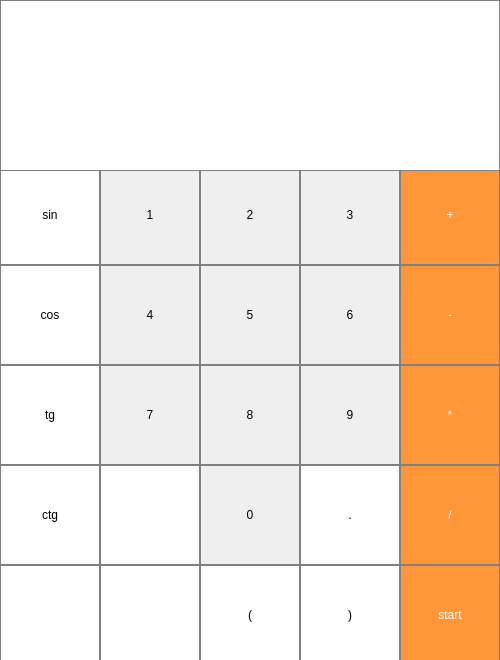
<?xml version="1.0" encoding="UTF-8"?>
<ui version="4.0">
 <class>calculator</class>
 <widget class="QDialog" name="calculator">
  <property name="geometry">
   <rect>
    <x>0</x>
    <y>0</y>
    <width>500</width>
    <height>660</height>
   </rect>
  </property>
  <property name="minimumSize">
   <size>
    <width>500</width>
    <height>660</height>
   </size>
  </property>
  <property name="maximumSize">
   <size>
    <width>500</width>
    <height>660</height>
   </size>
  </property>
  <property name="windowTitle">
   <string>Function input window</string>
  </property>
  <property name="windowIcon">
   <iconset resource="resources.qrc">
    <normaloff>:/img/picture/logo.jpg</normaloff>:/img/picture/logo.jpg</iconset>
  </property>
  <widget class="QLabel" name="output_icon">
   <property name="geometry">
    <rect>
     <x>0</x>
     <y>0</y>
     <width>500</width>
     <height>171</height>
    </rect>
   </property>
   <property name="minimumSize">
    <size>
     <width>500</width>
     <height>150</height>
    </size>
   </property>
   <property name="styleSheet">
    <string notr="true">QLabel {
	font: 28pt &quot;MS Shell Dlg 2&quot;;
  qproperty-alignment: 'AlignVCenter | AlignRight';
  border: 1px solid gray;
background-color : white;
}

</string>
   </property>
   <property name="text">
    <string/>
   </property>
  </widget>
  <widget class="QWidget" name="layoutWidget">
   <property name="geometry">
    <rect>
     <x>0</x>
     <y>165</y>
     <width>502</width>
     <height>502</height>
    </rect>
   </property>
   <layout class="QGridLayout" name="gridLayout">
    <property name="spacing">
     <number>0</number>
    </property>
    <item row="3" column="0">
     <widget class="QPushButton" name="ctg">
      <property name="minimumSize">
       <size>
        <width>100</width>
        <height>100</height>
       </size>
      </property>
      <property name="maximumSize">
       <size>
        <width>100</width>
        <height>100</height>
       </size>
      </property>
      <property name="styleSheet">
       <string notr="true">QPushButton {
	background-color: qlineargradient(spread:pad, x1:0, y1:0, x2:1, y2:1, stop:0 rgba(255, 255, 255, 255), stop:1 rgba(255, 255, 255, 255));
	font: 30pt &quot;MS Shell Dlg 2&quot;;
   border: 1px solid gray;
}
QPushButton:pressed {
    background-color: qlineargradient(x1: 0, y1: 0, x2: 0, y2: 1,
                                      stop: 0 #dadbde, stop: 1 #f6f7fa);
}</string>
      </property>
      <property name="text">
       <string>ctg</string>
      </property>
      <property name="iconSize">
       <size>
        <width>100</width>
        <height>100</height>
       </size>
      </property>
     </widget>
    </item>
    <item row="1" column="7">
     <widget class="QPushButton" name="minus">
      <property name="minimumSize">
       <size>
        <width>100</width>
        <height>100</height>
       </size>
      </property>
      <property name="maximumSize">
       <size>
        <width>100</width>
        <height>100</height>
       </size>
      </property>
      <property name="styleSheet">
       <string notr="true">QPushButton {
  background-color: rgb(255, 151, 57);
  color: white; 
font: 35pt &quot;MS Shell Dlg 2&quot;;
  border: 1px solid gray;
}

QPushButton:pressed {
    background-color: qlineargradient(x1: 0, y1: 0, x2: 0, y2: 1,
                                      stop: 0 #FF7832, stop: 1 #FF9739);
}
</string>
      </property>
      <property name="text">
       <string>-</string>
      </property>
      <property name="iconSize">
       <size>
        <width>100</width>
        <height>100</height>
       </size>
      </property>
     </widget>
    </item>
    <item row="4" column="0">
     <widget class="QPushButton" name="Pi">
      <property name="minimumSize">
       <size>
        <width>100</width>
        <height>100</height>
       </size>
      </property>
      <property name="maximumSize">
       <size>
        <width>100</width>
        <height>100</height>
       </size>
      </property>
      <property name="styleSheet">
       <string>QPushButton {
	background-color: qlineargradient(spread:pad, x1:0, y1:0, x2:1, y2:1, stop:0 rgba(255, 255, 255, 255), stop:1 rgba(255, 255, 255, 255));
	font: 30pt &quot;MS Shell Dlg 2&quot;;
   border: 1px solid gray;
}
QPushButton:pressed {
    background-color: qlineargradient(x1: 0, y1: 0, x2: 0, y2: 1,
                                      stop: 0 #dadbde, stop: 1 #f6f7fa);
}</string>
      </property>
      <property name="text">
       <string/>
      </property>
      <property name="icon">
       <iconset resource="resources.qrc">
        <normaloff>:/for_calculator/picture2/pi_button.png</normaloff>:/for_calculator/picture2/pi_button.png</iconset>
      </property>
      <property name="iconSize">
       <size>
        <width>90</width>
        <height>100</height>
       </size>
      </property>
     </widget>
    </item>
    <item row="4" column="5">
     <widget class="QPushButton" name="hook_open">
      <property name="minimumSize">
       <size>
        <width>100</width>
        <height>100</height>
       </size>
      </property>
      <property name="maximumSize">
       <size>
        <width>100</width>
        <height>100</height>
       </size>
      </property>
      <property name="styleSheet">
       <string notr="true">QPushButton {
	background-color: qlineargradient(spread:pad, x1:0, y1:0, x2:1, y2:1, stop:0 rgba(255, 255, 255, 255), stop:1 rgba(255, 255, 255, 255));
	font: 30pt &quot;MS Shell Dlg 2&quot;;
   border: 1px solid gray;
}
QPushButton:pressed {
    background-color: qlineargradient(x1: 0, y1: 0, x2: 0, y2: 1,
                                      stop: 0 #dadbde, stop: 1 #f6f7fa);
}</string>
      </property>
      <property name="text">
       <string>(</string>
      </property>
      <property name="iconSize">
       <size>
        <width>100</width>
        <height>100</height>
       </size>
      </property>
     </widget>
    </item>
    <item row="3" column="7">
     <widget class="QPushButton" name="divide">
      <property name="minimumSize">
       <size>
        <width>100</width>
        <height>100</height>
       </size>
      </property>
      <property name="maximumSize">
       <size>
        <width>100</width>
        <height>100</height>
       </size>
      </property>
      <property name="styleSheet">
       <string notr="true">QPushButton {
  background-color: rgb(255, 151, 57);
  color: white; 
font: 35pt &quot;MS Shell Dlg 2&quot;;
  border: 1px solid gray;
}

QPushButton:pressed {
    background-color: qlineargradient(x1: 0, y1: 0, x2: 0, y2: 1,
                                      stop: 0 #FF7832, stop: 1 #FF9739);
}
</string>
      </property>
      <property name="text">
       <string>/</string>
      </property>
      <property name="iconSize">
       <size>
        <width>100</width>
        <height>100</height>
       </size>
      </property>
     </widget>
    </item>
    <item row="0" column="7">
     <widget class="QPushButton" name="plus">
      <property name="minimumSize">
       <size>
        <width>100</width>
        <height>100</height>
       </size>
      </property>
      <property name="maximumSize">
       <size>
        <width>100</width>
        <height>100</height>
       </size>
      </property>
      <property name="styleSheet">
       <string notr="true">QPushButton {
  background-color: rgb(255, 151, 57);
  color: white; 
font: 35pt &quot;MS Shell Dlg 2&quot;;
  border: 1px solid gray;
}

QPushButton:pressed {
    background-color: qlineargradient(x1: 0, y1: 0, x2: 0, y2: 1,
                                      stop: 0 #FF7832, stop: 1 #FF9739);
}
</string>
      </property>
      <property name="text">
       <string>+</string>
      </property>
      <property name="iconSize">
       <size>
        <width>100</width>
        <height>100</height>
       </size>
      </property>
     </widget>
    </item>
    <item row="2" column="3">
     <widget class="QPushButton" name="number_7">
      <property name="minimumSize">
       <size>
        <width>100</width>
        <height>100</height>
       </size>
      </property>
      <property name="maximumSize">
       <size>
        <width>100</width>
        <height>100</height>
       </size>
      </property>
      <property name="styleSheet">
       <string notr="true">QPushButton {
	font: 35pt &quot;MS Shell Dlg 2&quot;;
   border: 1px solid gray;

}
QPushButton:pressed {
    background-color: qlineargradient(x1: 0, y1: 0, x2: 0, y2: 1,
                                      stop: 0 #dadbde, stop: 1 #f6f7fa);
}</string>
      </property>
      <property name="text">
       <string>7</string>
      </property>
      <property name="iconSize">
       <size>
        <width>100</width>
        <height>100</height>
       </size>
      </property>
     </widget>
    </item>
    <item row="3" column="3">
     <widget class="QPushButton" name="angle">
      <property name="minimumSize">
       <size>
        <width>100</width>
        <height>100</height>
       </size>
      </property>
      <property name="maximumSize">
       <size>
        <width>100</width>
        <height>100</height>
       </size>
      </property>
      <property name="styleSheet">
       <string>QPushButton {
	background-color: qlineargradient(spread:pad, x1:0, y1:0, x2:1, y2:1, stop:0 rgba(255, 255, 255, 255), stop:1 rgba(255, 255, 255, 255));
	font: 30pt &quot;MS Shell Dlg 2&quot;;
   border: 1px solid gray;
}
QPushButton:pressed {
    background-color: qlineargradient(x1: 0, y1: 0, x2: 0, y2: 1,
                                      stop: 0 #dadbde, stop: 1 #f6f7fa);
}</string>
      </property>
      <property name="text">
       <string/>
      </property>
      <property name="icon">
       <iconset resource="resources.qrc">
        <normaloff>:/for_calculator/picture2/alpha_button.png</normaloff>:/for_calculator/picture2/alpha_button.png</iconset>
      </property>
      <property name="iconSize">
       <size>
        <width>90</width>
        <height>90</height>
       </size>
      </property>
     </widget>
    </item>
    <item row="3" column="5">
     <widget class="QPushButton" name="number_0">
      <property name="minimumSize">
       <size>
        <width>100</width>
        <height>100</height>
       </size>
      </property>
      <property name="maximumSize">
       <size>
        <width>100</width>
        <height>100</height>
       </size>
      </property>
      <property name="styleSheet">
       <string notr="true">QPushButton {
	font: 35pt &quot;MS Shell Dlg 2&quot;;
   border: 1px solid gray;

}
QPushButton:pressed {
    background-color: qlineargradient(x1: 0, y1: 0, x2: 0, y2: 1,
                                      stop: 0 #dadbde, stop: 1 #f6f7fa);
}</string>
      </property>
      <property name="text">
       <string>0</string>
      </property>
      <property name="iconSize">
       <size>
        <width>100</width>
        <height>100</height>
       </size>
      </property>
     </widget>
    </item>
    <item row="2" column="0">
     <widget class="QPushButton" name="tg">
      <property name="minimumSize">
       <size>
        <width>100</width>
        <height>100</height>
       </size>
      </property>
      <property name="maximumSize">
       <size>
        <width>100</width>
        <height>100</height>
       </size>
      </property>
      <property name="styleSheet">
       <string notr="true">QPushButton {
	background-color: qlineargradient(spread:pad, x1:0, y1:0, x2:1, y2:1, stop:0 rgba(255, 255, 255, 255), stop:1 rgba(255, 255, 255, 255));
	font: 30pt &quot;MS Shell Dlg 2&quot;;
   border: 1px solid gray;
}
QPushButton:pressed {
    background-color: qlineargradient(x1: 0, y1: 0, x2: 0, y2: 1,
                                      stop: 0 #dadbde, stop: 1 #f6f7fa);
}</string>
      </property>
      <property name="text">
       <string>tg</string>
      </property>
      <property name="iconSize">
       <size>
        <width>100</width>
        <height>100</height>
       </size>
      </property>
     </widget>
    </item>
    <item row="2" column="5">
     <widget class="QPushButton" name="number_8">
      <property name="minimumSize">
       <size>
        <width>100</width>
        <height>100</height>
       </size>
      </property>
      <property name="maximumSize">
       <size>
        <width>100</width>
        <height>100</height>
       </size>
      </property>
      <property name="styleSheet">
       <string notr="true">QPushButton {
	font: 35pt &quot;MS Shell Dlg 2&quot;;
   border: 1px solid gray;

}
QPushButton:pressed {
    background-color: qlineargradient(x1: 0, y1: 0, x2: 0, y2: 1,
                                      stop: 0 #dadbde, stop: 1 #f6f7fa);
}</string>
      </property>
      <property name="text">
       <string>8</string>
      </property>
      <property name="iconSize">
       <size>
        <width>100</width>
        <height>100</height>
       </size>
      </property>
     </widget>
    </item>
    <item row="0" column="0">
     <widget class="QPushButton" name="sin">
      <property name="minimumSize">
       <size>
        <width>100</width>
        <height>100</height>
       </size>
      </property>
      <property name="maximumSize">
       <size>
        <width>100</width>
        <height>100</height>
       </size>
      </property>
      <property name="styleSheet">
       <string notr="true">QPushButton {
	background-color: qlineargradient(spread:pad, x1:0, y1:0, x2:1, y2:1, stop:0 rgba(255, 255, 255, 255), stop:1 rgba(255, 255, 255, 255));
	font: 30pt &quot;MS Shell Dlg 2&quot;;
   border: 1px solid gray;
}
QPushButton:pressed {
    background-color: qlineargradient(x1: 0, y1: 0, x2: 0, y2: 1,
                                      stop: 0 #dadbde, stop: 1 #f6f7fa);
}</string>
      </property>
      <property name="text">
       <string>sin</string>
      </property>
      <property name="iconSize">
       <size>
        <width>100</width>
        <height>100</height>
       </size>
      </property>
     </widget>
    </item>
    <item row="1" column="6">
     <widget class="QPushButton" name="number_6">
      <property name="minimumSize">
       <size>
        <width>100</width>
        <height>100</height>
       </size>
      </property>
      <property name="maximumSize">
       <size>
        <width>100</width>
        <height>100</height>
       </size>
      </property>
      <property name="styleSheet">
       <string notr="true">QPushButton {
	font: 35pt &quot;MS Shell Dlg 2&quot;;
   border: 1px solid gray;

}
QPushButton:pressed {
    background-color: qlineargradient(x1: 0, y1: 0, x2: 0, y2: 1,
                                      stop: 0 #dadbde, stop: 1 #f6f7fa);
}</string>
      </property>
      <property name="text">
       <string>6</string>
      </property>
      <property name="iconSize">
       <size>
        <width>100</width>
        <height>100</height>
       </size>
      </property>
     </widget>
    </item>
    <item row="3" column="6">
     <widget class="QPushButton" name="dot">
      <property name="minimumSize">
       <size>
        <width>100</width>
        <height>100</height>
       </size>
      </property>
      <property name="maximumSize">
       <size>
        <width>100</width>
        <height>100</height>
       </size>
      </property>
      <property name="styleSheet">
       <string notr="true">QPushButton {
	background-color: qlineargradient(spread:pad, x1:0, y1:0, x2:1, y2:1, stop:0 rgba(255, 255, 255, 255), stop:1 rgba(255, 255, 255, 255));
	font: 30pt &quot;MS Shell Dlg 2&quot;;
   border: 1px solid gray;
}
QPushButton:pressed {
    background-color: qlineargradient(x1: 0, y1: 0, x2: 0, y2: 1,
                                      stop: 0 #dadbde, stop: 1 #f6f7fa);
}</string>
      </property>
      <property name="text">
       <string>.</string>
      </property>
      <property name="iconSize">
       <size>
        <width>100</width>
        <height>100</height>
       </size>
      </property>
     </widget>
    </item>
    <item row="0" column="6">
     <widget class="QPushButton" name="number_3">
      <property name="minimumSize">
       <size>
        <width>100</width>
        <height>100</height>
       </size>
      </property>
      <property name="maximumSize">
       <size>
        <width>100</width>
        <height>100</height>
       </size>
      </property>
      <property name="sizeIncrement">
       <size>
        <width>100</width>
        <height>100</height>
       </size>
      </property>
      <property name="styleSheet">
       <string notr="true">QPushButton {
	font: 35pt &quot;MS Shell Dlg 2&quot;;
   border: 1px solid gray;

}
QPushButton:pressed {
    background-color: qlineargradient(x1: 0, y1: 0, x2: 0, y2: 1,
                                      stop: 0 #dadbde, stop: 1 #f6f7fa);
}</string>
      </property>
      <property name="text">
       <string>3</string>
      </property>
      <property name="iconSize">
       <size>
        <width>100</width>
        <height>100</height>
       </size>
      </property>
     </widget>
    </item>
    <item row="2" column="6">
     <widget class="QPushButton" name="number_9">
      <property name="minimumSize">
       <size>
        <width>100</width>
        <height>100</height>
       </size>
      </property>
      <property name="maximumSize">
       <size>
        <width>100</width>
        <height>100</height>
       </size>
      </property>
      <property name="styleSheet">
       <string notr="true">QPushButton {
	font: 35pt &quot;MS Shell Dlg 2&quot;;
   border: 1px solid gray;

}
QPushButton:pressed {
    background-color: qlineargradient(x1: 0, y1: 0, x2: 0, y2: 1,
                                      stop: 0 #dadbde, stop: 1 #f6f7fa);
}</string>
      </property>
      <property name="text">
       <string>9</string>
      </property>
      <property name="iconSize">
       <size>
        <width>100</width>
        <height>100</height>
       </size>
      </property>
     </widget>
    </item>
    <item row="1" column="3">
     <widget class="QPushButton" name="number_4">
      <property name="minimumSize">
       <size>
        <width>100</width>
        <height>100</height>
       </size>
      </property>
      <property name="maximumSize">
       <size>
        <width>100</width>
        <height>100</height>
       </size>
      </property>
      <property name="styleSheet">
       <string notr="true">QPushButton {
	font: 35pt &quot;MS Shell Dlg 2&quot;;
   border: 1px solid gray;

}
QPushButton:pressed {
    background-color: qlineargradient(x1: 0, y1: 0, x2: 0, y2: 1,
                                      stop: 0 #dadbde, stop: 1 #f6f7fa);
}</string>
      </property>
      <property name="text">
       <string>4</string>
      </property>
      <property name="iconSize">
       <size>
        <width>100</width>
        <height>100</height>
       </size>
      </property>
     </widget>
    </item>
    <item row="2" column="7">
     <widget class="QPushButton" name="multiply">
      <property name="minimumSize">
       <size>
        <width>100</width>
        <height>100</height>
       </size>
      </property>
      <property name="maximumSize">
       <size>
        <width>100</width>
        <height>100</height>
       </size>
      </property>
      <property name="styleSheet">
       <string notr="true">QPushButton {
  background-color: rgb(255, 151, 57);
  color: white; 
font: 35pt &quot;MS Shell Dlg 2&quot;;
  border: 1px solid gray;
}

QPushButton:pressed {
    background-color: qlineargradient(x1: 0, y1: 0, x2: 0, y2: 1,
                                      stop: 0 #FF7832, stop: 1 #FF9739);
}
</string>
      </property>
      <property name="text">
       <string>*</string>
      </property>
      <property name="iconSize">
       <size>
        <width>100</width>
        <height>100</height>
       </size>
      </property>
     </widget>
    </item>
    <item row="1" column="5">
     <widget class="QPushButton" name="number_5">
      <property name="minimumSize">
       <size>
        <width>100</width>
        <height>100</height>
       </size>
      </property>
      <property name="maximumSize">
       <size>
        <width>100</width>
        <height>100</height>
       </size>
      </property>
      <property name="sizeIncrement">
       <size>
        <width>100</width>
        <height>100</height>
       </size>
      </property>
      <property name="styleSheet">
       <string notr="true">QPushButton {
	font: 35pt &quot;MS Shell Dlg 2&quot;;
   border: 1px solid gray;

}
QPushButton:pressed {
    background-color: qlineargradient(x1: 0, y1: 0, x2: 0, y2: 1,
                                      stop: 0 #dadbde, stop: 1 #f6f7fa);
}</string>
      </property>
      <property name="text">
       <string>5</string>
      </property>
      <property name="iconSize">
       <size>
        <width>100</width>
        <height>100</height>
       </size>
      </property>
     </widget>
    </item>
    <item row="4" column="7">
     <widget class="QPushButton" name="start">
      <property name="minimumSize">
       <size>
        <width>100</width>
        <height>100</height>
       </size>
      </property>
      <property name="maximumSize">
       <size>
        <width>100</width>
        <height>100</height>
       </size>
      </property>
      <property name="styleSheet">
       <string notr="true">QPushButton {
	font: 24pt &quot;MS Shell Dlg 2&quot;;
  background-color: rgb(255, 151, 57);
  color: white; 
  border: 1px solid gray;
}

QPushButton:pressed {
    background-color: qlineargradient(x1: 0, y1: 0, x2: 0, y2: 1,
                                      stop: 0 #FF7832, stop: 1 #FF9739);
}</string>
      </property>
      <property name="text">
       <string>start</string>
      </property>
      <property name="iconSize">
       <size>
        <width>100</width>
        <height>100</height>
       </size>
      </property>
     </widget>
    </item>
    <item row="0" column="5">
     <widget class="QPushButton" name="number_2">
      <property name="minimumSize">
       <size>
        <width>100</width>
        <height>100</height>
       </size>
      </property>
      <property name="sizeIncrement">
       <size>
        <width>100</width>
        <height>100</height>
       </size>
      </property>
      <property name="styleSheet">
       <string notr="true">QPushButton {
	font: 35pt &quot;MS Shell Dlg 2&quot;;
   border: 1px solid gray;

}
QPushButton:pressed {
    background-color: qlineargradient(x1: 0, y1: 0, x2: 0, y2: 1,
                                      stop: 0 #dadbde, stop: 1 #f6f7fa);
}</string>
      </property>
      <property name="text">
       <string>2</string>
      </property>
      <property name="iconSize">
       <size>
        <width>100</width>
        <height>100</height>
       </size>
      </property>
     </widget>
    </item>
    <item row="4" column="3">
     <widget class="QPushButton" name="exp">
      <property name="minimumSize">
       <size>
        <width>100</width>
        <height>100</height>
       </size>
      </property>
      <property name="maximumSize">
       <size>
        <width>100</width>
        <height>100</height>
       </size>
      </property>
      <property name="styleSheet">
       <string>QPushButton {
	background-color: qlineargradient(spread:pad, x1:0, y1:0, x2:1, y2:1, stop:0 rgba(255, 255, 255, 255), stop:1 rgba(255, 255, 255, 255));
	font: 30pt &quot;MS Shell Dlg 2&quot;;
   border: 1px solid gray;
}
QPushButton:pressed {
    background-color: qlineargradient(x1: 0, y1: 0, x2: 0, y2: 1,
                                      stop: 0 #dadbde, stop: 1 #f6f7fa);
}</string>
      </property>
      <property name="text">
       <string/>
      </property>
      <property name="icon">
       <iconset resource="resources.qrc">
        <normaloff>:/for_calculator/picture2/e.png</normaloff>:/for_calculator/picture2/e.png</iconset>
      </property>
      <property name="iconSize">
       <size>
        <width>90</width>
        <height>90</height>
       </size>
      </property>
     </widget>
    </item>
    <item row="0" column="3">
     <widget class="QPushButton" name="number_1">
      <property name="minimumSize">
       <size>
        <width>100</width>
        <height>100</height>
       </size>
      </property>
      <property name="maximumSize">
       <size>
        <width>100</width>
        <height>100</height>
       </size>
      </property>
      <property name="styleSheet">
       <string notr="true">QPushButton {
	font: 35pt &quot;MS Shell Dlg 2&quot;;
   border: 1px solid gray;

}
QPushButton:pressed {
    background-color: qlineargradient(x1: 0, y1: 0, x2: 0, y2: 1,
                                      stop: 0 #dadbde, stop: 1 #f6f7fa);
}</string>
      </property>
      <property name="text">
       <string>1</string>
      </property>
      <property name="iconSize">
       <size>
        <width>100</width>
        <height>100</height>
       </size>
      </property>
     </widget>
    </item>
    <item row="4" column="6">
     <widget class="QPushButton" name="hook_close">
      <property name="minimumSize">
       <size>
        <width>100</width>
        <height>100</height>
       </size>
      </property>
      <property name="maximumSize">
       <size>
        <width>100</width>
        <height>100</height>
       </size>
      </property>
      <property name="styleSheet">
       <string notr="true">QPushButton {
	background-color: qlineargradient(spread:pad, x1:0, y1:0, x2:1, y2:1, stop:0 rgba(255, 255, 255, 255), stop:1 rgba(255, 255, 255, 255));
	font: 30pt &quot;MS Shell Dlg 2&quot;;
   border: 1px solid gray;
}
QPushButton:pressed {
    background-color: qlineargradient(x1: 0, y1: 0, x2: 0, y2: 1,
                                      stop: 0 #dadbde, stop: 1 #f6f7fa);
}</string>
      </property>
      <property name="text">
       <string>)</string>
      </property>
      <property name="iconSize">
       <size>
        <width>100</width>
        <height>100</height>
       </size>
      </property>
     </widget>
    </item>
    <item row="1" column="0">
     <widget class="QPushButton" name="cos">
      <property name="minimumSize">
       <size>
        <width>100</width>
        <height>100</height>
       </size>
      </property>
      <property name="maximumSize">
       <size>
        <width>100</width>
        <height>100</height>
       </size>
      </property>
      <property name="styleSheet">
       <string notr="true">QPushButton {
	background-color: qlineargradient(spread:pad, x1:0, y1:0, x2:1, y2:1, stop:0 rgba(255, 255, 255, 255), stop:1 rgba(255, 255, 255, 255));
	font: 30pt &quot;MS Shell Dlg 2&quot;;
   border: 1px solid gray;
}
QPushButton:pressed {
    background-color: qlineargradient(x1: 0, y1: 0, x2: 0, y2: 1,
                                      stop: 0 #dadbde, stop: 1 #f6f7fa);
}</string>
      </property>
      <property name="text">
       <string>cos</string>
      </property>
      <property name="iconSize">
       <size>
        <width>100</width>
        <height>100</height>
       </size>
      </property>
     </widget>
    </item>
   </layout>
  </widget>
  <zorder>layoutWidget</zorder>
  <zorder>output_icon</zorder>
 </widget>
 <resources>
  <include location="resources.qrc"/>
 </resources>
 <connections/>
</ui>
